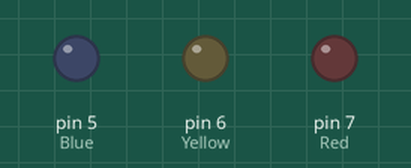
A sketch run on a simulated Arduino Uno, built with avr-gcc and run on an emulated ATmega328P. Shown: output pins drawn as LEDs (lit = HIGH).

Above: at 0.5 s.
At 1.5 s:
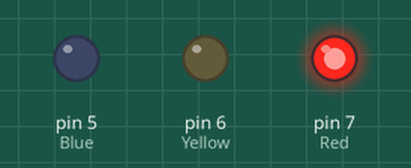
At 2.5 s:
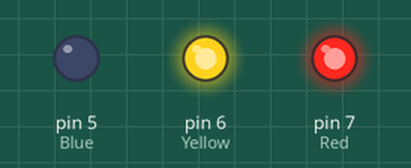
At 3.5 s:
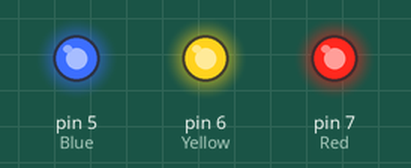
Timing chart, 0 to 5.2 s (numbered marks = the images above):
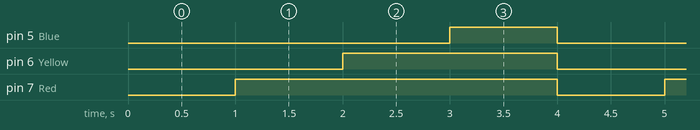

Measured:
- by itself, pin 5 (Blue): alternates HIGH for 1.0 s and LOW for 3.0 s
- by itself, pin 6 (Yellow): alternates HIGH for 2.0 s and LOW for 2.0 s
- by itself, pin 7 (Red): alternates HIGH for 3.0 s and LOW for 1.0 s

The sketch:

1_LED.ino
```cpp
int Red = 7;
int Yellow = 6;
int Blue = 5;

void setup()
{
  pinMode(Red, OUTPUT);
  pinMode(Yellow, OUTPUT);
  pinMode(Blue, OUTPUT);
}

void loop() {
  digitalWrite(Red, LOW);
  digitalWrite(Yellow, LOW);
  digitalWrite(Blue, LOW);
  delay(1000);

  digitalWrite(Red, HIGH);
  delay(1000);

  digitalWrite(Yellow, HIGH);
  delay(1000);

  digitalWrite(Blue, HIGH);
  delay(1000);
}
```
